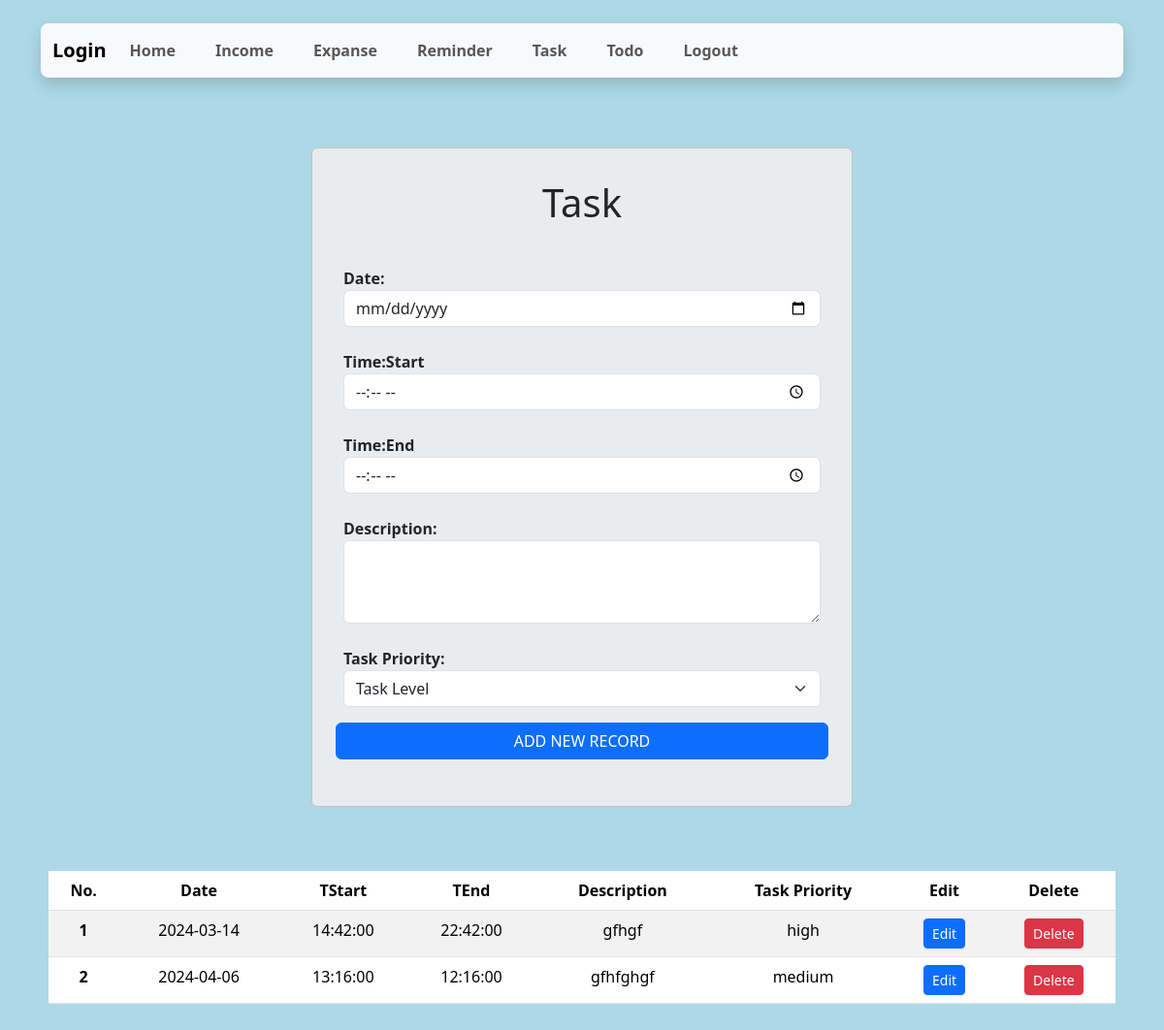
The app's page /task.php (signed in) with its own data.
### tables this page shows
CREATE TABLE `task` (
  `task_id` int(11) NOT NULL,
  `task_date` date NOT NULL,
  `task_stime` time NOT NULL,
  `task_etime` time NOT NULL,
  `task_desc` text NOT NULL,
  `task_priority` varchar(25) NOT NULL,
  `todo_id` int(11) NOT NULL
);

### task.php (the view, shortened to what this page needs)
<?php
include("session.php");
if (isset($_GET['task_id']))
    $task_id = $_GET['task_id'];
else
    $task_id = 0;
if ($task_id > 0) {
    $sql = "select * from task where task_id = '$task_id'";
    $res = mysqli_query($conn, $sql);
    $row = mysqli_fetch_array($res);
    $task_date = $row['task_date'];
    $task_stime = $row['task_stime'];
    $task_etime = $row['task_etime'];
    $task_desc = $row['task_desc'];
    $task_priority = $row['task_priority'];
    $btnvalue = "UPDATE RECORD";
} else {
    $btnvalue = "ADD NEW RECORD";
    $task_date = "";
    $task_stime = "";
    $task_etime = "";
    $task_desc = "";
}
?>
<!DOCTYPE html>
<html lang="en">
<head>
    <link href="https://cdn.jsdelivr.net/npm/bootstrap@5.3.2/dist/css/bootstrap.min.css" rel="stylesheet">
</head>
<body>
    <?php include("header.php"); ?>
    <div class="container d-flex justify-content-center align-content-center">
        <div class="card bg-body-secondary w-50 mx-3 my-3 p-3 mt-5 ">
            <div class="card-body">
                <h1 class="">Task</h1><br />
                <form id="form" action="" method="post">
                    <div class="mb-3">
                        <div class="row g-3 align-items-center">
                            <div class="col-lg-12 col-sm-12">
                                <div>
                                    <label class="fw-bolder" for="datepicker">Date:</label>
                                    <input type="date" class="form-control" id="date" name="task_date" value="<?php echo $task_date; ?>">
                                </div><br />
                                <div>
                                    <label class="fw-bolder" for="datepicker">Time:Start</label>
                                    <input type="time" class="form-control" id="fromtime" name="task_stime" value="<?php echo $task_stime; ?>">
                                </div><br />
                                <div>
                                    <label class="fw-bolder" for="datepicker">Time:End</label>
                                    <input type="time" class="form-control" id="totime" name="task_etime" value="<?php echo $task_etime; ?>">
                                </div><br />
                                <div>
                                    <label class="fw-bolder" for="textarea">Description:</label>
                                    <textarea class="form-control" id="desc" name="task_desc" rows="3"><?php echo $task_desc; ?></textarea>
                                </div><br />
                                <div>
                                    <label class="fw-bolder" for="textarea">Task Priority:</label>
                                    <select class="form-select" name="task_priority" id="taskpriority" aria-label="Default select example">
                                        <option value="" selected>Task Level</option>
                                    </select>
                                </div>
                            </div>
                            <input type="submit" class="btn btn-primary width=100%" value="<?php echo $btnvalue ?>">
                        </div>
                    </div>
                </form>
            </div>
        </div>
    </div>
    <div class="tab-content">
        <table class="table table-striped">
            <thead>
                <tr>
                    <th scope="col">No.</th>
                    <th scope="col">Date</th>
                    <th scope="col">TStart</th>
                    <th scope="col">TEnd</th>
                    <th scope="col">Description</th>
                    <th scope="col">Task Priority</th>
                    <th scope="col">Edit</th>
                    <th scope="col">Delete</th>
                </tr>
            </thead>
            <tbody>
                <?php
                $sql = "SELECT * FROM `task`";
                $result = mysqli_query($conn, $sql);
                $task_id = 0;
                while ($row = mysqli_fetch_assoc($result)) {
                    $task_id = $task_id + 1;
                    echo " <tr>
                <th scope='row'>" . $task_id . "</th>
                <td>" . $row["task_date"] . "</td>
                <td>" . $row["task_stime"] . "</td>
                <td>" . $row["task_etime"] . "</td>
                <td>" . $row["task_desc"] . "</td>
                <td>" . $row["task_priority"] . "</td>
                <td><a href='task.php?task_id=$row[task_id]' class='btn btn-sm btn-primary'>Edit</a></td>
                <td><a class='btn btn-sm btn-danger' onclick='delete_record($row[task_id]);'>Delete</a></td>
            </tr>
            ";
                }
                ?>
            </tbody>
        </table>
    </div>
</body>
</html>

### task.php (style rules this page uses)
body { background-color: lightblue; }
h1 { text-align: center; padding-bottom: 10px; }
.tab-content { margin: 50px; text-align: center; }

### records on screen
task: task_date "2024-03-14", task_stime "14:42:00", task_etime "22:42:00", task_desc "gfhgf", task_priority "high"
task: task_date "2024-04-06", task_stime "13:16:00", task_etime "12:16:00", task_desc "gfhfghgf", task_priority "medium"
